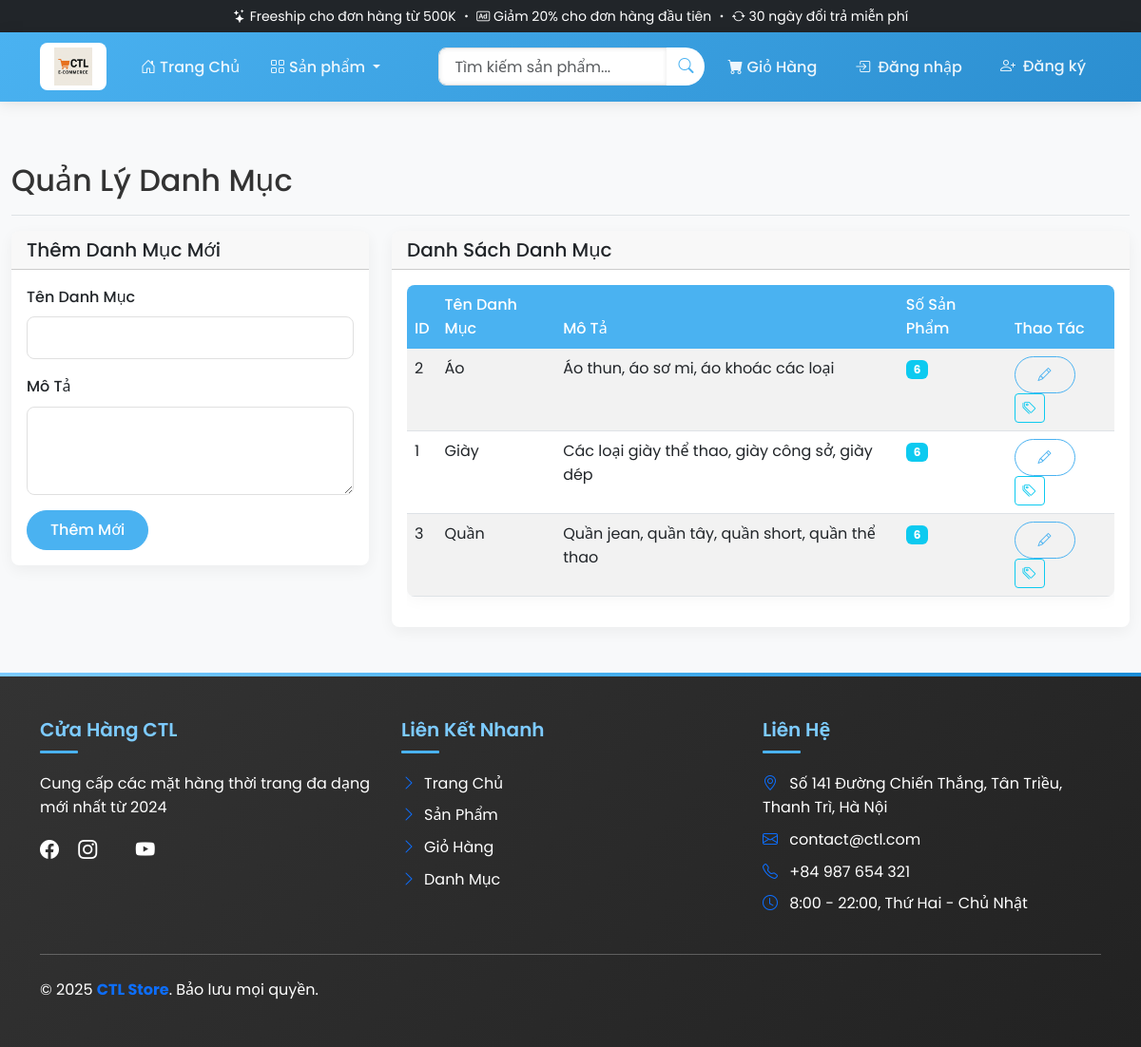
The app's page /admin/categories.php with its own data.
### tables this page shows
CREATE TABLE `categories` (
  `id` int(11) NOT NULL,
  `name` varchar(50) NOT NULL,
  `description` text DEFAULT NULL
);

### includes/functions.php (called while the page is built, shortened)
<?php
function getAllCategories($conn) {
    $sql = "SELECT * FROM categories ORDER BY name";
    $result = mysqli_query($conn, $sql);
    $categories = [];
    if (mysqli_num_rows($result) > 0) {
        while ($row = mysqli_fetch_assoc($result)) {
            $categories[] = $row;
        }
    }
    return $categories;
}
?>

### admin/categories.php (the view, shortened to what this page needs)
<?php
require_once "../../includes/config.php";
include "../includes/header.php";
$categories = getAllCategories($conn);
$editCategory = null;
?>
<div class="container-fluid">
    <div class="d-flex justify-content-between flex-wrap flex-md-nowrap align-items-center pt-3 pb-2 mb-3 border-bottom">
        <h1 class="h2">Quản Lý Danh Mục</h1>
    </div>
    <div class="row">
        <div class="col-md-4">
            <div class="card">
                <div class="card-header">
                    <h5 class="mb-0"><?php echo $editCategory ? 'Sửa Danh Mục' : 'Thêm Danh Mục Mới'; ?></h5>
                </div>
                <div class="card-body">
                    <form method="POST" action="">
                        <div class="mb-3">
                            <label for="name" class="form-label">Tên Danh Mục</label>
                            <input type="text" class="form-control" id="name" name="name"
                                   value="<?php echo $editCategory ? $editCategory['name'] : ''; ?>" required>
                        </div>
                        <div class="mb-3">
                            <label for="description" class="form-label">Mô Tả</label>
                            <textarea class="form-control" id="description" name="description" rows="3"><?php echo $editCategory ? $editCategory['description'] : ''; ?></textarea>
                        </div>
                        <button type="submit" class="btn btn-primary">
                            <?php echo $editCategory ? 'Cập Nhật' : 'Thêm Mới'; ?>
                        </button>
                    </form>
                </div>
            </div>
        </div>
        <div class="col-md-8">
            <div class="card">
                <div class="card-header">
                    <h5 class="mb-0">Danh Sách Danh Mục</h5>
                </div>
                <div class="card-body">
                    <?php if (count($categories) > 0): ?>
                        <div class="table-responsive">
                            <table class="table table-striped table-hover">
                                <thead>
                                    <tr>
                                        <th>ID</th>
                                        <th>Tên Danh Mục</th>
                                        <th>Mô Tả</th>
                                        <th>Số Sản Phẩm</th>
                                        <th>Thao Tác</th>
                                    </tr>
                                </thead>
                                <tbody>
                                    <?php foreach ($categories as $category): ?>
                                        <?php
                                        $countSql = "SELECT COUNT(*) as count FROM products WHERE category_id = " . $category['id'];
                                        $countResult = mysqli_query($conn, $countSql);
                                        $productCount = mysqli_fetch_assoc($countResult)['count'];
                                        ?>
                                        <tr>
                                            <td><?php echo $category['id']; ?></td>
                                            <td><?php echo $category['name']; ?></td>
                                            <td><?php echo $category['description'] ?: '-'; ?></td>
                                            <td>
                                                <span class="badge bg-info"><?php echo $productCount; ?></span>
                                            </td>
                                            <td>
                                                <a href="categories.php?edit=<?php echo $category['id']; ?>"
                                                   class="btn btn-sm btn-outline-primary">
                                                    <i class="bi bi-pencil"></i>
                                                </a>
                                                <a href="attributes.php?category_id=<?php echo $category['id']; ?>"
                                                   class="btn btn-sm btn-outline-info">
                                                    <i class="bi bi-tags"></i>
                                                </a>
                                            </td>
                                        </tr>
                                    <?php endforeach; ?>
                                </tbody>
                            </table>
                        </div>
                    <?php else: ?>
                        <div class="alert alert-info">
                            Chưa có danh mục nào. Hãy thêm danh mục đầu tiên!
                        </div>
                    <?php endif; ?>
                </div>
            </div>
        </div>
    </div>
</div>
<?php include "../includes/footer.php"; ?>

### css/style.css (style rules this page uses)
:root { --primary-color: #4ab2f1; --primary-dark: #1a8dd8; --primary-light: #7dcbff; --secondary-color: #f8f9fa; --text-color: #333; --accent-color: #ff6b6b; --border-radius: 8px; --box-shadow: 0 8px 20px rgba(74, 178, 241, 0.15); --transition-speed: 0.3s; }
body { font-family: 'Poppins', 'Segoe UI', Tahoma, Geneva, Verdana, sans-serif; line-height: 1.6; color: var(--text-color); background-color: var(--secondary-color); scroll-behavior: smooth; }
a { text-decoration: none; color: var(--primary-color); transition: all var(--transition-speed) ease; }
.btn-primary { background-color: var(--primary-color); border-color: var(--primary-color); border-radius: 25px; padding: 0.5rem 1.5rem; font-weight: 500; position: relative; overflow: hidden; z-index: 1; transition: all 0.4s ease; }
.btn-primary::before { content: ''; position: absolute; top: 0; left: -100%; width: 100%; height: 100%; background: linear-gradient(90deg, transparent, rgba(255,255,255,0.2), transparent); transition: left 0.7s; z-index: -1; }
.btn-outline-primary { color: var(--primary-color); border-color: var(--primary-color); border-radius: 25px; padding: 0.5rem 1.5rem; font-weight: 500; transition: all 0.4s ease; }
.form-label { font-weight: 500; }
.form-control { border-radius: var(--border-radius); padding: 0.6rem 1rem; border: 1px solid #e0e0e0; transition: all 0.3s ease; }
.table { border-radius: var(--border-radius); overflow: hidden; box-shadow: 0 0 20px rgba(0,0,0,0.05); }
.table thead th { background-color: var(--primary-color); color: #fff; font-weight: 500; border: none; }
.table-striped tbody tr:nth-of-type(odd) { background-color: rgba(74, 178, 241, 0.05); }
.card { transition: all 0.3s ease; border: none; border-radius: var(--border-radius); overflow: hidden; box-shadow: 0 5px 15px rgba(0,0,0,0.05); }

### records on screen
categories: id "2", name "Áo", description "Áo thun, áo sơ mi, áo khoác các loại", productCount "6"
categories: id "1", name "Giày", description "Các loại giày thể thao, giày công sở, giày dép", productCount "6"
categories: id "3", name "Quần", description "Quần jean, quần tây, quần short, quần thể thao", productCount "6"
